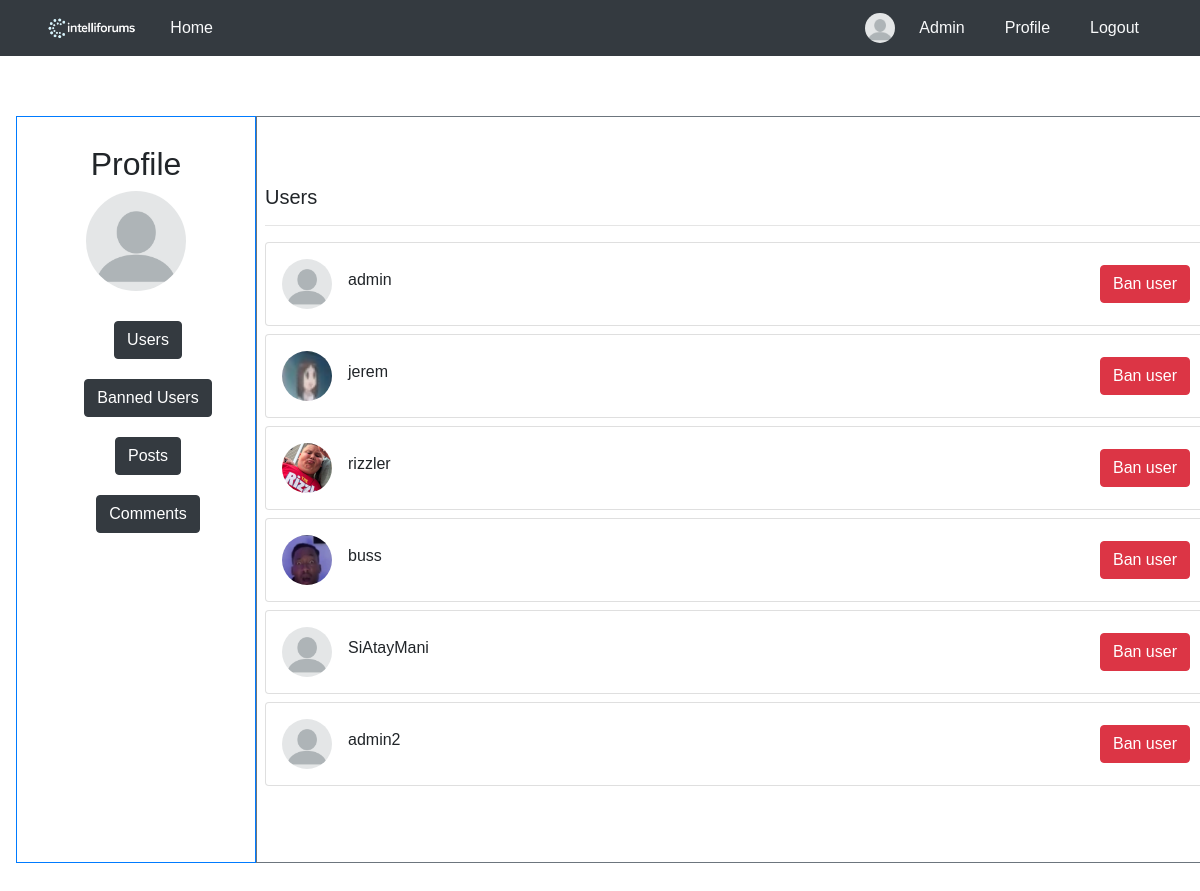
Page /adminpanel/ (signed in) on the earlier database version.
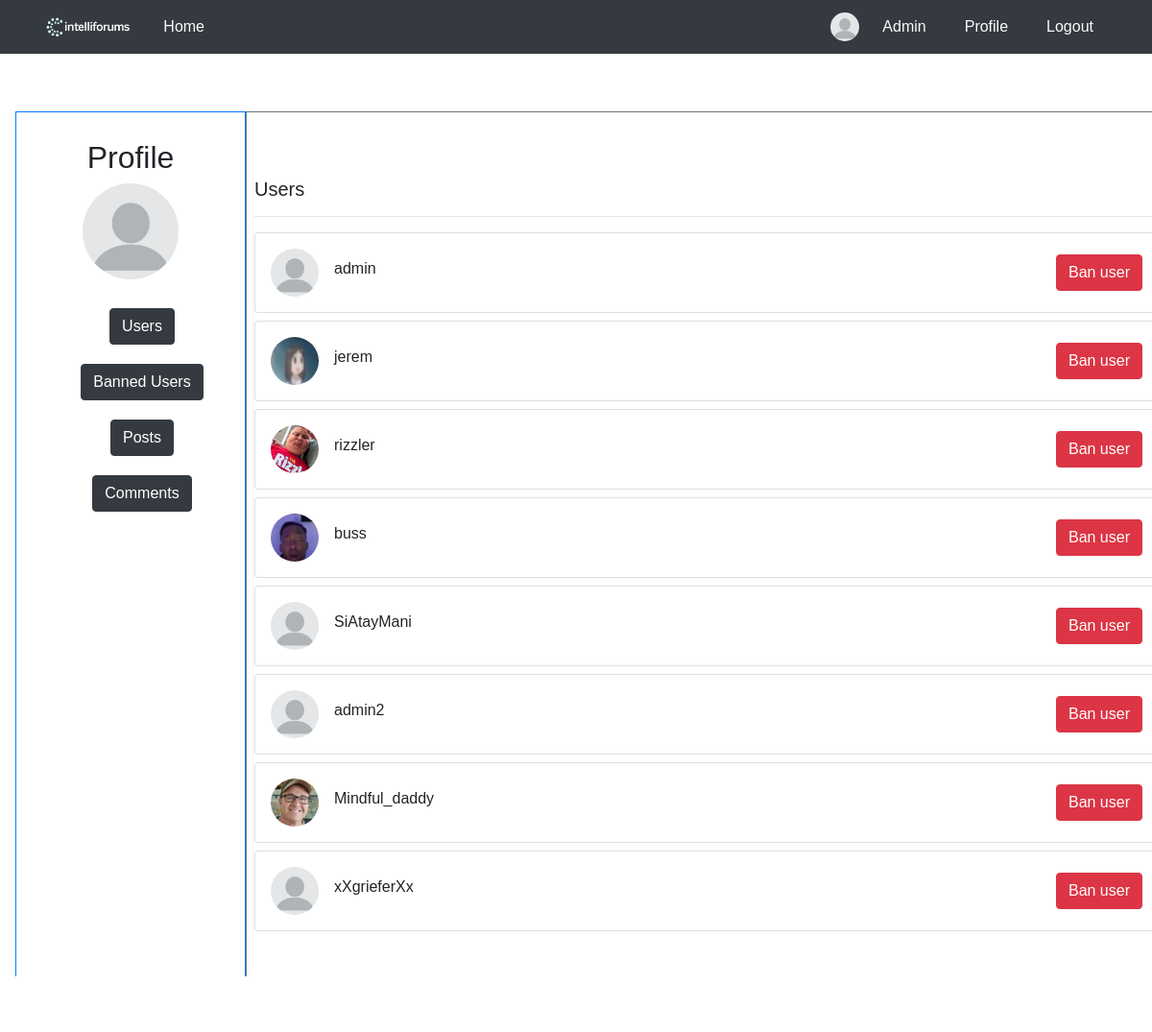
Same page on the later database version.
### blog/models.py (models this page shows, shortened)
class User(AbstractBaseUser, PermissionsMixin):
    username = models.CharField(max_length=100, unique=True)
    picture = models.ImageField(
        upload_to='profile/',
        default='profile/blank-profile-picture-973460_128012234212.png',
        blank=True,
    )
    is_active = models.BooleanField(default=True)
    is_staff = models.BooleanField(default=False)
    is_banned = models.BooleanField(default=False)
    USERNAME_FIELD = 'username'
    objects = UserManager()

### blog/views.py (the view)
# urls.py: path('adminpanel/',views.render_adminpanel,name = "adminpanel"),
@csrf_protect
def render_adminpanel(request):
    if not request.user.is_staff:
        raise PermissionDenied
    users = User.objects.filter(is_active=True)
    banned_users = User.objects.filter(is_active=False)
    reported_posts = ReportPost.objects.all()
    reported_comments = ReportComment.objects.all()
    return render(request, 'Admin/admin.html', {
            'users' : users,
            'banned_users' : banned_users,
            'reported_posts' : reported_posts,
            'reported_comments' : reported_comments,
        })

### blog/templates/Admin/admin.html (shortened to what this page needs)
<!DOCTYPE html>
<html lang="en">
<head>
    {% load static %}
    <link rel="stylesheet" href="{% static 'blog/css/profile.css' %}">
</head>
<body>
    {% include 'header.html' %}
        <div class="container-fluid m-3">
            <div class="row d-flex">
                <div class="left-column p-2 border border-primary" style="flex: 0 0 20%; max-width: 20%;">
                    <div class="profile-container">
                        <h2>Profile</h2>
                        <img src="/media/{{ request.user.picture }}" alt="Profile Picture" class="profile-pic" style="height: 100px;">
                        <div class="ml-4">
                            <div style="display: inline;">
                                <button id="showUsers" class="btn btn-dark" style="margin: 10px;">Users</button>
                                <button id="showBannedUsers" class="btn btn-dark" style="margin: 10px;">Banned Users</button>
                                <button id="showPosts" class="btn btn-dark" style="margin: 10px;">Posts</button>
                                <button id="showComments" class="btn btn-dark" style="margin: 10px;">Comments</button>
                            </div>
                        </div>
                    </div>
                </div>
                <div class="col p-2 border border-secondary">
                    <div id="UsersDashboard" style="display: block;">
                        {% include 'Admin/admin_dashboard.html' %}
                    </div>
                </div>
            </div>
        </div>
</body>
</html>

### blog/templates/header.html (shortened to what this page needs)
<!DOCTYPE html>
<html lang="en">
<head>
    {% load static %}
    <link rel="stylesheet" href="https://cdn.jsdelivr.net/npm/bootstrap@4.1.3/dist/css/bootstrap.min.css">
    <link rel="stylesheet" href="https://cdnjs.cloudflare.com/ajax/libs/font-awesome/5.12.0-2/css/all.min.css" />
    <link rel="stylesheet" href="{% static 'blog/css/global.css' %}">
</head>
<body>
    <link rel="stylesheet" href="{% static 'blog/css/header.css' %}">
    <nav class="navbar navbar-dark bg-dark">
        <div class="container d-flex justify-content-between align-items-center">
            <div class="d-flex align-items-center">
                <img src="{% static 'images/logo.png' %}" alt="Logo" style="max-height:30px;">
                <a class="nav-link text-light ml-3" href="/">Home</a>
            </div>
            <div class="d-flex align-items-center">
            {% if current_user %}
                {% if current_user.is_authenticated %}
                    <img src="{{ current_user.picture.url }}" alt="Profile Picture" class="profile-img" style="height:30px;width:30px;border-radius:50%;">
                    {% if current_user.is_staff %}
                    <a class="nav-link text-light ml-2" href="/adminpanel/">Admin</a>
                    {% endif %}
                    <a class="nav-link text-light ml-2" href="/profile/{{current_user.id}}">Profile</a>
                    <a class="nav-link text-light ml-2" href="{% url 'logout' %}">Logout</a>
                {% else %}
                    <a class="nav-link text-light" href="/login/">Login</a>
                    <a class="nav-link text-light ml-2" href="/register/">Register</a>
                {% endif %}
            {% else %}
                {% if user.is_authenticated %}
                    <img src="{{ user.picture.url }}" alt="Profile Picture" class="profile-img" style="height:30px;width:30px;border-radius:50%;">
                    {% if user.is_staff %}
                    <a class="nav-link text-light ml-2" href="/adminpanel/">Admin</a>
                    {% endif %}
                    <a class="nav-link text-light ml-2" href="/profile/{{user.id}}">Profile</a>
                    <a class="nav-link text-light ml-2" href="{% url 'logout' %}">Logout</a>
                {% else %}
                    <a class="nav-link text-light" href="/login/">Login</a>
                    <a class="nav-link text-light ml-2" href="/register/">Register</a>
                {% endif %}
            {% endif %}
            </div>
        </div>
    </nav>
</body>
</html>

### blog/templates/Admin/admin_dashboard.html (shortened to what this page needs)
<div class="row">
    <div class="col-lg">
        <h5>Users</h5>
        <hr>
        {% for user in users %}
        <div class="card mb-2">
            <div class="card-body p-2 p-sm-3">
                <div class="media forum-item">
                    <a href="#" data-toggle="collapse" data-target=".forum-content"><img src="/media/{{ user.picture }}" class="mr-3 rounded-circle" width="50" alt="User" /></a>
                    <div class="media-body align-self-center">
                        <h6><a href="#" data-toggle="collapse" data-target=".forum-content" class="text-body">{{ user.username }}</a></h6>
                    </div>
                    <div class="text-muted small text-center align-self-center">
                        <form method="POST" action="{% url 'ban_user' user.id %}" onsubmit="return confirm('Are you sure you want to ban this user?')">
                            <button type="submit" class="btn btn-danger">Ban user</button>
                        </form>
                    </div>
                </div>
            </div>
        </div>
        {% endfor %}
    </div>
</div>

Differences in the rows shown:
added User: picture (picture), username "Mindful_daddy"
added User: picture (placeholder picture), username "xXgrieferXx"
